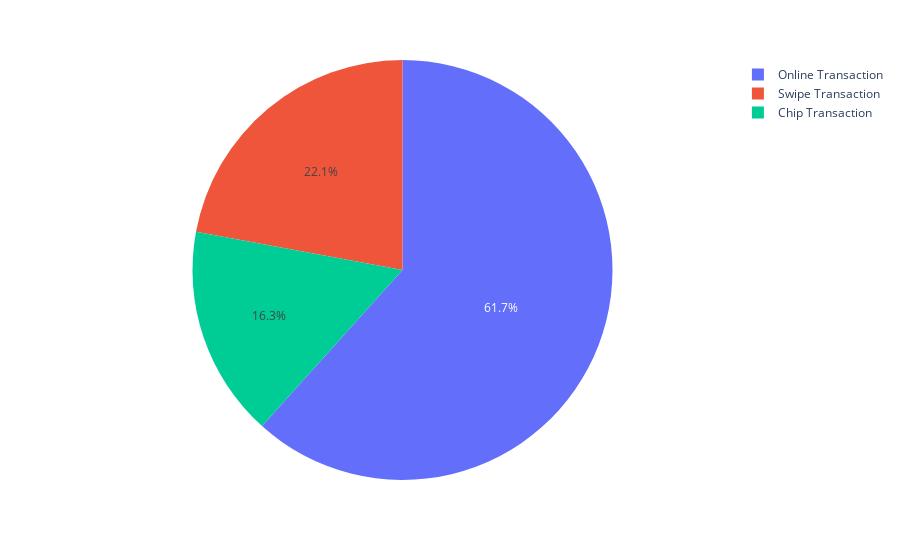

The code cell stored with this chart in its notebook:
### Code cell
import plotly.express as px
pie_chip = px.pie(total_fraud_chip, values=total_fraud_chip['Is Fraud?'], names=total_fraud_chip.index)
pie_chip.show()

pie_chip.write_html("pie_chip.html")

### Figure 1 — Plotly figure (JSON) as saved in the notebook; plotly's stock layout.template omitted (floating-point values rounded to 4 significant figures)
{"data": [{"domain": {"x": [0, 1], "y": [0, 1]}, "hovertemplate": "Use Chip=%{label}<br>Is Fraud?=%{value}<extra></extra>", "labels": ["Chip Transaction", "Online Transaction", "Swipe Transaction"], "legendgroup": "", "name": "", "showlegend": true, "type": "pie", "values": [4836, 18349, 6572]}], "layout": {"legend": {"tracegroupgap": 0}, "margin": {"t": 60}}}
